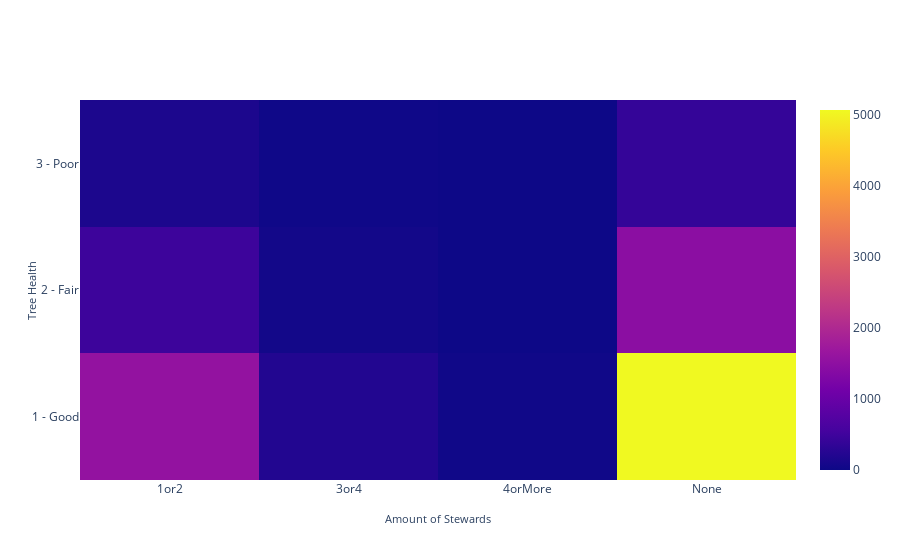

This figure's notebook cell:
### Code cell
import plotly.graph_objects as go

fig = go.Figure(data=go.Heatmap(
                   z=[list(data_heat_map.fillna(0).iloc[0].values), 
                      list(data_heat_map.fillna(0).iloc[1].values),
                      list(data_heat_map.fillna(0).iloc[2].values)],
                   x=list(data_heat_map.columns),
                   y=list(data_heat_map.index.values))).update_layout(
    xaxis=go.layout.XAxis(
        title=go.layout.xaxis.Title(
            text="Amount of Stewards",
            font=dict(
                size=11,
            )
        )
    ),
    yaxis=go.layout.YAxis(
        title=go.layout.yaxis.Title(
            text="Tree Health",
            font=dict(
                size=11,
            )
        )
    )
)
fig.show()

### Figure 1 — Plotly figure (JSON) as saved in the notebook; plotly's stock layout.template omitted (floating-point values rounded to 4 significant figures)
{"data": [{"type": "heatmap", "x": ["1or2", "3or4", "4orMore", "None"], "y": ["1 - Good", "2 - Fair", "3 - Poor"], "z": [[1573, 207, 25, 5071], [478, 56, 4, 1463], [147, 18, 0, 390]]}], "layout": {"xaxis": {"title": {"font": {"size": 11}, "text": "Amount of Stewards"}}, "yaxis": {"title": {"font": {"size": 11}, "text": "Tree Health"}}}}
